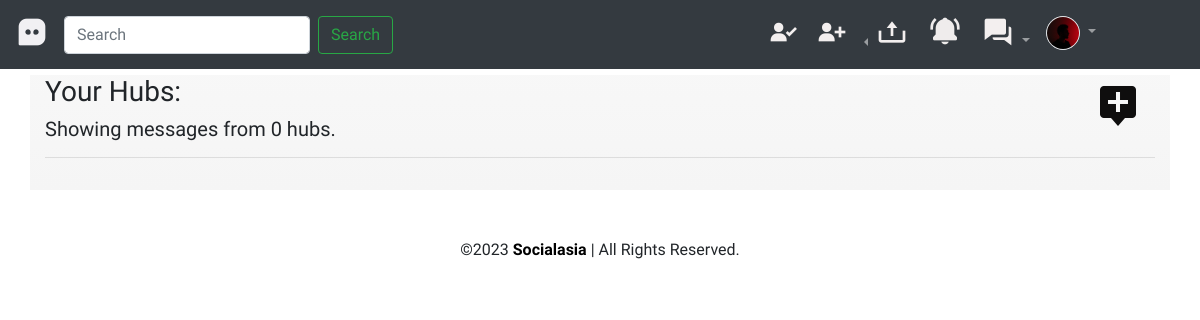
The page /hubs/ (signed in) on the database as committed earlier.
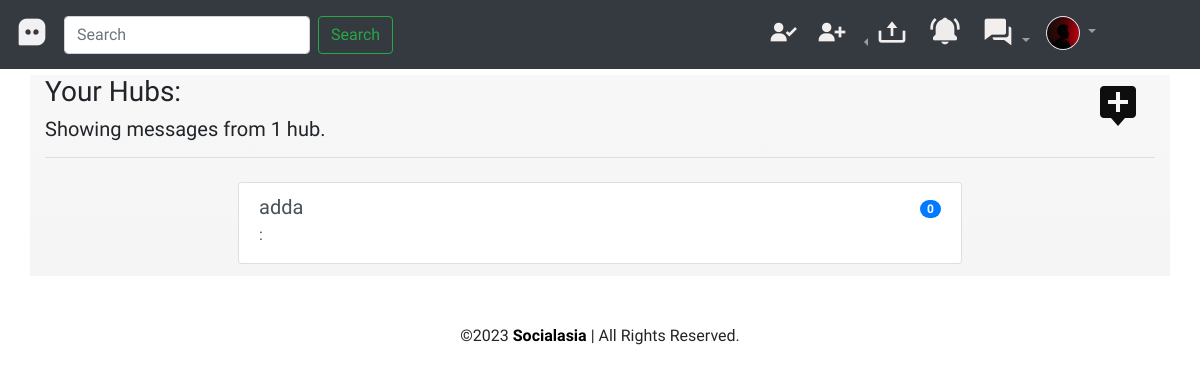
The same page on the database as committed later.
### dashboard/models.py (models this page shows, shortened)
class Hub(models.Model):
    sno=models.AutoField(primary_key=True)
    name=models.CharField(max_length=100)
    members=models.ManyToManyField(User, blank=True)
    head=models.ForeignKey(User,related_name='head',on_delete=models.CASCADE,blank=True,null=True)

### dashboard/views.py (the view)
# urls.py: path('hubs/',views.hubs,name='hubs'),
@login_required
def hubs(request):
    userprofile=Profile.objects.get(user=request.user)
    notifics=notifications(request.user)
    notidict={'notifics':notifics}
    user_hubs=Hub.objects.filter(members=request.user)
    if request.method == 'POST':
        form=HubCreateForm(request.POST)
        if form.is_valid():
            name=form.data.get('name')
            members=form.cleaned_data.get('members')
            hub=Hub.objects.create(name=name,head=request.user)
            hub.members.set(members)
            for m in members:
                newnotif=Notification(nfromuser=request.user,ntouser=m,ntype=94,tohub=hub)
                newnotif.save()
            hub.members.add(request.user)
            messages.success(request,'Hub created successfully.')
            return redirect('hubs')
    else:
        form=HubCreateForm()
    context={'userprofile':userprofile,'form':form,'user_hubs':user_hubs}|notidict
    return render(request,'hubs.html',context)

### dashboard/forms.py
class HubCreateForm(forms.ModelForm):
    class Meta:
        model=Hub
        fields=['name','members']
    members = forms.ModelMultipleChoiceField(
        queryset=User.objects.all(),
        widget=forms.CheckboxSelectMultiple
    )

### dashboard/views.py (called while the page is built)
def notifications(user):
    notifics=Notification.objects.filter(ntouser=user)
    return notifics

### templates/hubs.html (shortened to what this page needs)
{% extends 'base.html' %}
{% load humanize %}
{% load extras %}
{% load crispy_forms_tags %}
{% block content %}
<div class="container home-content">
	<h3>Your Hubs: <div class='float-right'><button type="button" class="btn" data-toggle="modal"
				data-target="#exampleModalhub">
				<i class='bx bxs-message-alt-add' style='color:#0f0e0e;font-size:xxx-large;'></i>
			</button></div>
	</h3>
	<h5>Showing messages from {{user_hubs|length}} hub{{user_hubs|length|pluralize}}.</h5>
	<hr>
	<div class="list-group my-2 p-2 col-md-8 offset-md-2">
		{% for uh in user_hubs %}
		<a href="/hubs/{{uh.sno}}" class="list-group-item list-group-item-action mb-1">
			<div class="d-flex w-100 justify-content-between d-flex justify-content-between align-items-center">
				<h5 class="mb-1">
					{{uh.name}}
				</h5>
				<span class="badge badge-primary badge-pill">0</span>
			</div>
			<p class="mb-1"><span><b>{{fu.fromuser}}</b> :</span>&nbsp; {{fu.dmtext}}</p>
		</a>
		{% endfor %}
	</div>
</div>
{% endblock content %}

Rows that differ between the two databases and show on the page:
added Hub: name "adda"
Other text that changed with them:
{{ user_hubs|length }}: "0" → "1"
